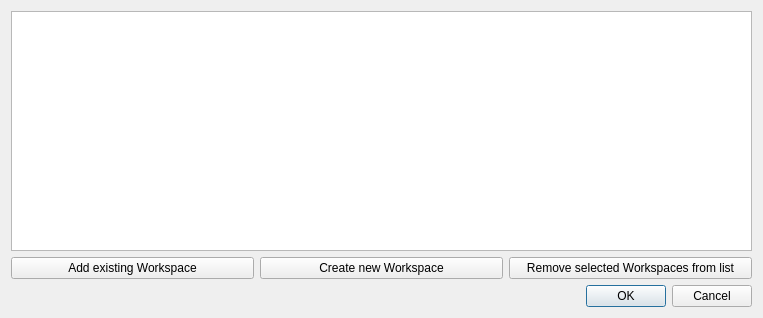
<?xml version="1.0" encoding="UTF-8"?>
<ui version="4.0">
 <class>librepcb::WorkspaceChooserDialog</class>
 <widget class="QDialog" name="librepcb::WorkspaceChooserDialog">
  <property name="geometry">
   <rect>
    <x>0</x>
    <y>0</y>
    <width>763</width>
    <height>318</height>
   </rect>
  </property>
  <property name="windowTitle">
   <string>Please choose a workspace</string>
  </property>
  <layout class="QVBoxLayout" name="verticalLayout">
   <item>
    <widget class="QListWidget" name="workspacesListWidget">
     <property name="dragEnabled">
      <bool>true</bool>
     </property>
     <property name="dragDropMode">
      <enum>QAbstractItemView::InternalMove</enum>
     </property>
     <property name="selectionMode">
      <enum>QAbstractItemView::ExtendedSelection</enum>
     </property>
    </widget>
   </item>
   <item>
    <layout class="QHBoxLayout" name="horizontalLayout">
     <item>
      <widget class="QPushButton" name="addExistingWorkspaceButton">
       <property name="text">
        <string>Add existing Workspace</string>
       </property>
      </widget>
     </item>
     <item>
      <widget class="QPushButton" name="createNewWorkspaceButton">
       <property name="text">
        <string>Create new Workspace</string>
       </property>
      </widget>
     </item>
     <item>
      <widget class="QPushButton" name="removeWorkspaceButton">
       <property name="text">
        <string>Remove selected Workspaces from list</string>
       </property>
      </widget>
     </item>
    </layout>
   </item>
   <item>
    <widget class="QDialogButtonBox" name="buttonBox">
     <property name="orientation">
      <enum>Qt::Horizontal</enum>
     </property>
     <property name="standardButtons">
      <set>QDialogButtonBox::Cancel|QDialogButtonBox::Ok</set>
     </property>
    </widget>
   </item>
  </layout>
 </widget>
 <resources/>
 <connections>
  <connection>
   <sender>buttonBox</sender>
   <signal>accepted()</signal>
   <receiver>librepcb::WorkspaceChooserDialog</receiver>
   <slot>accept()</slot>
   <hints>
    <hint type="sourcelabel">
     <x>257</x>
     <y>308</y>
    </hint>
    <hint type="destinationlabel">
     <x>157</x>
     <y>274</y>
    </hint>
   </hints>
  </connection>
  <connection>
   <sender>buttonBox</sender>
   <signal>rejected()</signal>
   <receiver>librepcb::WorkspaceChooserDialog</receiver>
   <slot>reject()</slot>
   <hints>
    <hint type="sourcelabel">
     <x>325</x>
     <y>308</y>
    </hint>
    <hint type="destinationlabel">
     <x>286</x>
     <y>274</y>
    </hint>
   </hints>
  </connection>
  <connection>
   <sender>workspacesListWidget</sender>
   <signal>doubleClicked(QModelIndex)</signal>
   <receiver>librepcb::WorkspaceChooserDialog</receiver>
   <slot>accept()</slot>
   <hints>
    <hint type="sourcelabel">
     <x>220</x>
     <y>117</y>
    </hint>
    <hint type="destinationlabel">
     <x>61</x>
     <y>279</y>
    </hint>
   </hints>
  </connection>
 </connections>
</ui>
